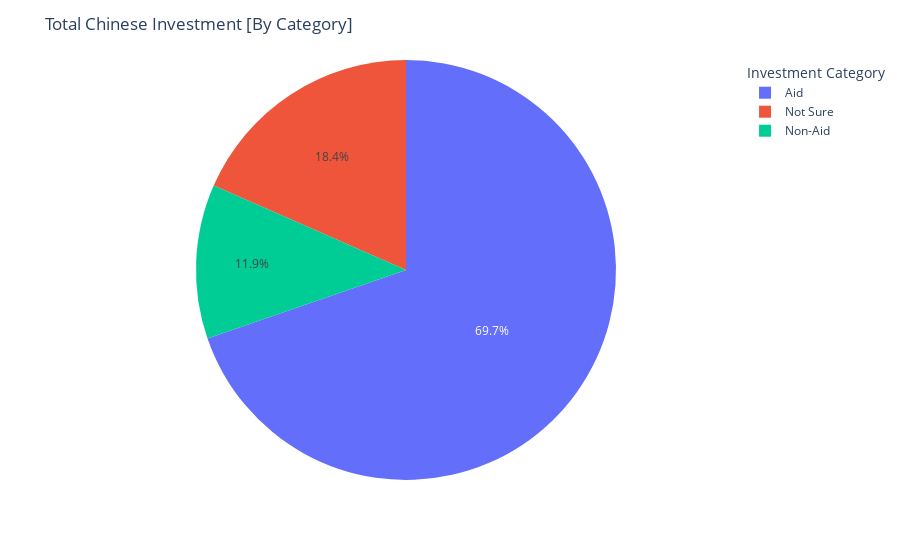

Notebook cell for this chart:
### Markdown cell above
### Pie Chart

### Code cell
values = ms['flow_class'].value_counts()
class_ = pd.unique(ms['flow_class'])

fig = px.pie(ms, values=values, labels=class_, names = class_)
fig.update_layout(
    
    title = "Total Chinese Investment [By Category]",
    legend_title_text='Investment Category',
    showlegend=True
    
)

fig.show()

### Figure 1 — Plotly figure (JSON) as saved in the notebook; plotly's stock layout.template omitted (floating-point values rounded to 4 significant figures)
{"data": [{"domain": {"x": [0, 1], "y": [0, 1]}, "hovertemplate": "label=%{label}<br>value=%{value}<extra></extra>", "labels": ["Aid", "Not Sure", "Non-Aid"], "legendgroup": "", "name": "", "showlegend": true, "type": "pie", "values": [4315, 1140, 735]}], "layout": {"autosize": true, "legend": {"title": {"text": "Investment Category"}, "tracegroupgap": 0}, "margin": {"t": 60}, "showlegend": true, "title": {"text": "Total Chinese Investment [By Category]"}}}
